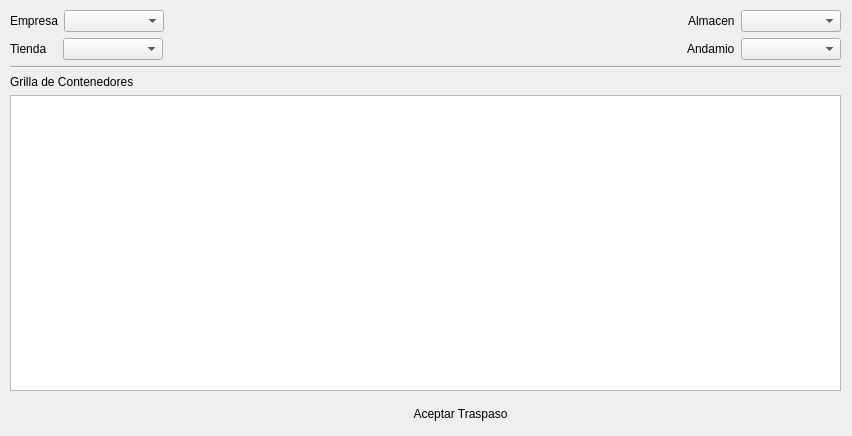
<?xml version="1.0" encoding="UTF-8"?>
<ui version="4.0">
 <class>ui_traspaso_almacen</class>
 <widget class="QWidget" name="ui_traspaso_almacen">
  <property name="geometry">
   <rect>
    <x>0</x>
    <y>0</y>
    <width>852</width>
    <height>436</height>
   </rect>
  </property>
  <property name="windowTitle">
   <string>Form</string>
  </property>
  <widget class="QWidget" name="layoutWidget">
   <property name="geometry">
    <rect>
     <x>10</x>
     <y>10</y>
     <width>831</width>
     <height>381</height>
    </rect>
   </property>
   <layout class="QGridLayout" name="gridLayout_13">
    <item row="0" column="0">
     <layout class="QGridLayout" name="gridLayout_12">
      <item row="0" column="0">
       <layout class="QGridLayout" name="gridLayout_10">
        <item row="0" column="0">
         <layout class="QGridLayout" name="gridLayout">
          <item row="0" column="0">
           <widget class="QLabel" name="label">
            <property name="text">
             <string>Empresa</string>
            </property>
           </widget>
          </item>
          <item row="0" column="1">
           <widget class="QComboBox" name="comboBox_Empresa">
            <property name="sizePolicy">
             <sizepolicy hsizetype="Preferred" vsizetype="Fixed">
              <horstretch>0</horstretch>
              <verstretch>0</verstretch>
             </sizepolicy>
            </property>
            <property name="minimumSize">
             <size>
              <width>100</width>
              <height>0</height>
             </size>
            </property>
            <property name="maximumSize">
             <size>
              <width>100</width>
              <height>16777215</height>
             </size>
            </property>
           </widget>
          </item>
         </layout>
        </item>
        <item row="0" column="1">
         <spacer name="horizontalSpacer">
          <property name="orientation">
           <enum>Qt::Horizontal</enum>
          </property>
          <property name="sizeHint" stdset="0">
           <size>
            <width>448</width>
            <height>20</height>
           </size>
          </property>
         </spacer>
        </item>
        <item row="0" column="2">
         <layout class="QGridLayout" name="gridLayout_7">
          <item row="0" column="0">
           <layout class="QGridLayout" name="gridLayout_4">
            <item row="0" column="0">
             <widget class="QLabel" name="label_3">
              <property name="text">
               <string>Almacen</string>
              </property>
             </widget>
            </item>
            <item row="0" column="1">
             <widget class="QComboBox" name="comboBox_Almacen">
              <property name="minimumSize">
               <size>
                <width>100</width>
                <height>0</height>
               </size>
              </property>
              <property name="maximumSize">
               <size>
                <width>100</width>
                <height>16777215</height>
               </size>
              </property>
             </widget>
            </item>
           </layout>
          </item>
          <item row="0" column="1">
           <layout class="QGridLayout" name="gridLayout_5">
            <property name="horizontalSpacing">
             <number>0</number>
            </property>
           </layout>
          </item>
         </layout>
        </item>
       </layout>
      </item>
      <item row="1" column="0">
       <layout class="QGridLayout" name="gridLayout_11">
        <item row="0" column="0">
         <layout class="QGridLayout" name="gridLayout_2">
          <item row="0" column="0">
           <widget class="QLabel" name="label_2">
            <property name="text">
             <string>Tienda   </string>
            </property>
           </widget>
          </item>
          <item row="0" column="1">
           <widget class="QComboBox" name="comboBox_Tienda">
            <property name="minimumSize">
             <size>
              <width>100</width>
              <height>0</height>
             </size>
            </property>
            <property name="maximumSize">
             <size>
              <width>100</width>
              <height>16777215</height>
             </size>
            </property>
           </widget>
          </item>
         </layout>
        </item>
        <item row="0" column="1">
         <spacer name="horizontalSpacer_2">
          <property name="orientation">
           <enum>Qt::Horizontal</enum>
          </property>
          <property name="sizeHint" stdset="0">
           <size>
            <width>448</width>
            <height>20</height>
           </size>
          </property>
         </spacer>
        </item>
        <item row="0" column="2">
         <layout class="QGridLayout" name="gridLayout_8">
          <item row="0" column="0">
           <layout class="QGridLayout" name="gridLayout_3">
            <item row="0" column="0">
             <widget class="QLabel" name="label_4">
              <property name="text">
               <string>Andamio</string>
              </property>
             </widget>
            </item>
            <item row="0" column="1">
             <widget class="QComboBox" name="comboBox_Andamio">
              <property name="minimumSize">
               <size>
                <width>100</width>
                <height>0</height>
               </size>
              </property>
              <property name="maximumSize">
               <size>
                <width>100</width>
                <height>16777215</height>
               </size>
              </property>
             </widget>
            </item>
           </layout>
          </item>
          <item row="0" column="1">
           <layout class="QGridLayout" name="gridLayout_6">
            <property name="horizontalSpacing">
             <number>0</number>
            </property>
           </layout>
          </item>
         </layout>
        </item>
       </layout>
      </item>
     </layout>
    </item>
    <item row="1" column="0">
     <widget class="Line" name="line">
      <property name="orientation">
       <enum>Qt::Horizontal</enum>
      </property>
     </widget>
    </item>
    <item row="2" column="0">
     <layout class="QGridLayout" name="gridLayout_9">
      <item row="0" column="0">
       <widget class="QLabel" name="label_5">
        <property name="text">
         <string>Grilla de Contenedores</string>
        </property>
       </widget>
      </item>
      <item row="1" column="0">
       <widget class="QTableWidget" name="tableWidget_griContenedores">
        <property name="editTriggers">
         <set>QAbstractItemView::NoEditTriggers</set>
        </property>
        <property name="tabKeyNavigation">
         <bool>false</bool>
        </property>
        <property name="showDropIndicator" stdset="0">
         <bool>false</bool>
        </property>
        <property name="dragDropOverwriteMode">
         <bool>false</bool>
        </property>
        <property name="dragDropMode">
         <enum>QAbstractItemView::NoDragDrop</enum>
        </property>
        <property name="selectionMode">
         <enum>QAbstractItemView::SingleSelection</enum>
        </property>
        <property name="gridStyle">
         <enum>Qt::SolidLine</enum>
        </property>
        <property name="wordWrap">
         <bool>false</bool>
        </property>
        <property name="cornerButtonEnabled">
         <bool>false</bool>
        </property>
       </widget>
      </item>
     </layout>
    </item>
   </layout>
  </widget>
  <widget class="QPushButton" name="pushButton_aceptar_traspaso">
   <property name="geometry">
    <rect>
     <x>390</x>
     <y>400</y>
     <width>141</width>
     <height>27</height>
    </rect>
   </property>
   <property name="text">
    <string>Aceptar Traspaso</string>
   </property>
   <property name="icon">
    <iconset resource="Icons/Icons.qrc">
     <normaloff>:/Icons/notification_done.png</normaloff>:/Icons/notification_done.png</iconset>
   </property>
   <property name="flat">
    <bool>true</bool>
   </property>
  </widget>
 </widget>
 <resources>
  <include location="Icons/Icons.qrc"/>
 </resources>
 <connections/>
</ui>
